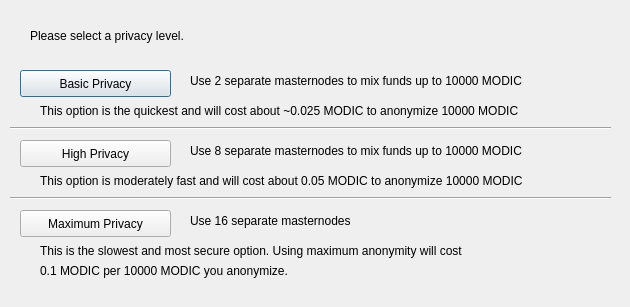
<?xml version="1.0" encoding="UTF-8"?>
<ui version="4.0">
 <class>ObfuscationConfig</class>
 <widget class="QDialog" name="ObfuscationConfig">
  <property name="geometry">
   <rect>
    <x>0</x>
    <y>0</y>
    <width>630</width>
    <height>307</height>
   </rect>
  </property>
  <property name="windowTitle">
   <string>Configure Obfuscation</string>
  </property>
  <widget class="QPushButton" name="buttonBasic">
   <property name="geometry">
    <rect>
     <x>20</x>
     <y>70</y>
     <width>151</width>
     <height>27</height>
    </rect>
   </property>
   <property name="text">
    <string>Basic Privacy</string>
   </property>
  </widget>
  <widget class="QPushButton" name="buttonHigh">
   <property name="geometry">
    <rect>
     <x>20</x>
     <y>140</y>
     <width>151</width>
     <height>27</height>
    </rect>
   </property>
   <property name="text">
    <string>High Privacy</string>
   </property>
  </widget>
  <widget class="QPushButton" name="buttonMax">
   <property name="geometry">
    <rect>
     <x>20</x>
     <y>210</y>
     <width>151</width>
     <height>27</height>
    </rect>
   </property>
   <property name="text">
    <string>Maximum Privacy</string>
   </property>
  </widget>
  <widget class="QLabel" name="label">
   <property name="geometry">
    <rect>
     <x>30</x>
     <y>20</y>
     <width>571</width>
     <height>31</height>
    </rect>
   </property>
   <property name="text">
    <string>Please select a privacy level.</string>
   </property>
  </widget>
  <widget class="QLabel" name="label_2">
   <property name="geometry">
    <rect>
     <x>190</x>
     <y>70</y>
     <width>421</width>
     <height>21</height>
    </rect>
   </property>
   <property name="text">
    <string>Use 2 separate masternodes to mix funds up to 10000 MODIC</string>
   </property>
  </widget>
  <widget class="QLabel" name="label_3">
   <property name="geometry">
    <rect>
     <x>190</x>
     <y>140</y>
     <width>411</width>
     <height>21</height>
    </rect>
   </property>
   <property name="text">
    <string>Use 8 separate masternodes to mix funds up to 10000 MODIC</string>
   </property>
  </widget>
  <widget class="QLabel" name="label_4">
   <property name="geometry">
    <rect>
     <x>190</x>
     <y>210</y>
     <width>421</width>
     <height>21</height>
    </rect>
   </property>
   <property name="text">
    <string>Use 16 separate masternodes</string>
   </property>
  </widget>
  <widget class="QLabel" name="label_6">
   <property name="geometry">
    <rect>
     <x>40</x>
     <y>100</y>
     <width>561</width>
     <height>21</height>
    </rect>
   </property>
   <property name="text">
    <string>This option is the quickest and will cost about ~0.025 MODIC to anonymize 10000 MODIC</string>
   </property>
  </widget>
  <widget class="QLabel" name="label_7">
   <property name="geometry">
    <rect>
     <x>40</x>
     <y>170</y>
     <width>561</width>
     <height>21</height>
    </rect>
   </property>
   <property name="text">
    <string>This option is moderately fast and will cost about 0.05 MODIC to anonymize 10000 MODIC</string>
   </property>
  </widget>
  <widget class="QLabel" name="label_8">
   <property name="geometry">
    <rect>
     <x>40</x>
     <y>240</y>
     <width>561</width>
     <height>21</height>
    </rect>
   </property>
   <property name="text">
    <string>This is the slowest and most secure option. Using maximum anonymity will cost</string>
   </property>
  </widget>
  <widget class="QLabel" name="label_9">
   <property name="geometry">
    <rect>
     <x>40</x>
     <y>260</y>
     <width>561</width>
     <height>21</height>
    </rect>
   </property>
   <property name="text">
    <string>0.1 MODIC per 10000 MODIC you anonymize.</string>
   </property>
  </widget>
  <widget class="Line" name="line">
   <property name="geometry">
    <rect>
     <x>10</x>
     <y>120</y>
     <width>601</width>
     <height>16</height>
    </rect>
   </property>
   <property name="orientation">
    <enum>Qt::Horizontal</enum>
   </property>
  </widget>
  <widget class="Line" name="line_2">
   <property name="geometry">
    <rect>
     <x>10</x>
     <y>190</y>
     <width>601</width>
     <height>16</height>
    </rect>
   </property>
   <property name="orientation">
    <enum>Qt::Horizontal</enum>
   </property>
  </widget>
 </widget>
 <resources/>
 <connections/>
</ui>
